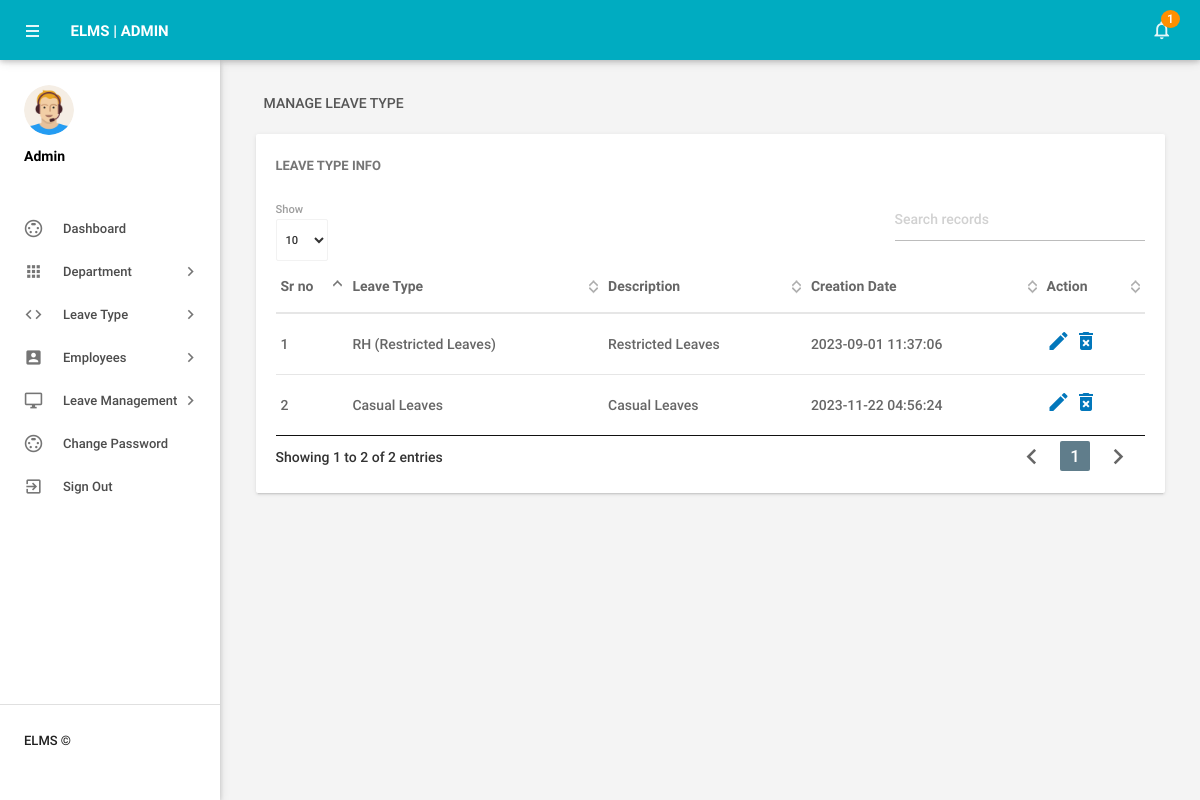
Screenshot of /admin/manageleavetype.php (signed in) with the database file from the repository.
### tables this page shows
CREATE TABLE `tblleavetype` (
  `id` int(11) NOT NULL,
  `LeaveType` varchar(200) DEFAULT NULL,
  `Description` mediumtext DEFAULT NULL,
  `CreationDate` timestamp NOT NULL DEFAULT current_timestamp()
);

### admin/manageleavetype.php (the view, shortened to what this page needs)
<?php
include('includes/config.php');
if(strlen($_SESSION['alogin'])==0)
    {
header('location:index.php');
}
else{
 ?>
<!DOCTYPE html>
<html lang="en">
    <head>
        <link type="text/css" rel="stylesheet" href="../assets/plugins/materialize/css/materialize.min.css"/>
        <link href="../assets/plugins/material-preloader/css/materialPreloader.min.css" rel="stylesheet">
        <link href="../assets/plugins/datatables/css/jquery.dataTables.min.css" rel="stylesheet">
        <link href="../assets/css/alpha.min.css" rel="stylesheet" type="text/css"/>
        <link href="../assets/css/custom.css" rel="stylesheet" type="text/css"/>
    </head>
    <body>
       <?php include('includes/header.php');?>
       <?php include('includes/sidebar.php');?>
            <main class="mn-inner">
                <div class="row">
                    <div class="col s12">
                        <div class="page-title">Manage Leave Type</div>
                    </div>
                    <div class="col s12 m12 l12">
                        <div class="card">
                            <div class="card-content">
                                <span class="card-title">Leave Type Info</span>
                                <table id="example" class="display responsive-table ">
                                    <thead>
                                        <tr>
                                            <th>Sr no</th>
                                            <th>Leave Type</th>
                                            <th>Description</th>
                                            <th>Creation Date</th>
                                            <th>Action</th>
                                        </tr>
                                    </thead>
                                    <tbody>
<?php $sql = "SELECT * from tblleavetype";
$query = $dbh -> prepare($sql);
$query->execute();
$results=$query->fetchAll(PDO::FETCH_OBJ);
$cnt=1;
if($query->rowCount() > 0)
{
foreach($results as $result)
{               ?>
                                        <tr>
                                            <td> <?php echo htmlentities($cnt);?></td>
                                            <td><?php echo htmlentities($result->LeaveType);?></td>
                                            <td><?php echo htmlentities($result->Description);?></td>
                                            <td><?php echo htmlentities($result->CreationDate);?></td>
                                            <td><a href="editleavetype.php?lid=<?php echo htmlentities($result->id);?>"><i class="material-icons">mode_edit</i></a>
                                            <a href="manageleavetype.php?del=<?php echo htmlentities($result->id);?>" onclick="return confirm('Do you want to delete');"> <i class="material-icons">delete_forever</i></a> </td>
                                        </tr>
                                         <?php $cnt++;} }?>
                                    </tbody>
                                </table>
                            </div>
                        </div>
                    </div>
                </div>
            </main>
        </div>
        <div class="left-sidebar-hover"></div>
    </body>
</html>
<?php } ?>

### rows the page displays
tblleavetype: LeaveType "RH (Restricted Leaves)", Description "Restricted Leaves", CreationDate "2023-09-01 11:37:06"
tblleavetype: LeaveType "Casual Leaves", Description "Casual Leaves", CreationDate "2023-11-22 04:56:24"

### other values shown
$unreadcount "1"
